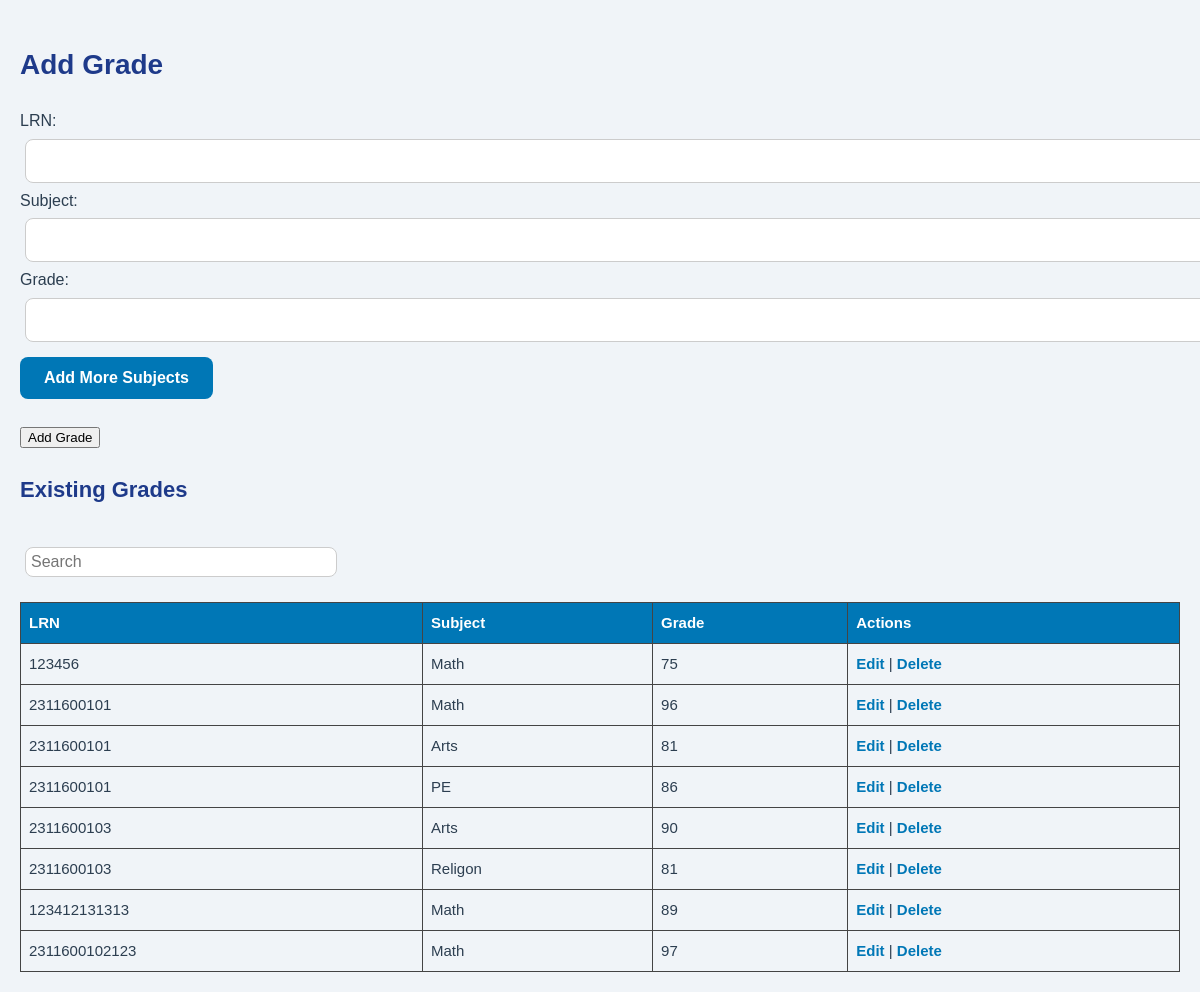
The page /grades.php on the database as committed earlier.
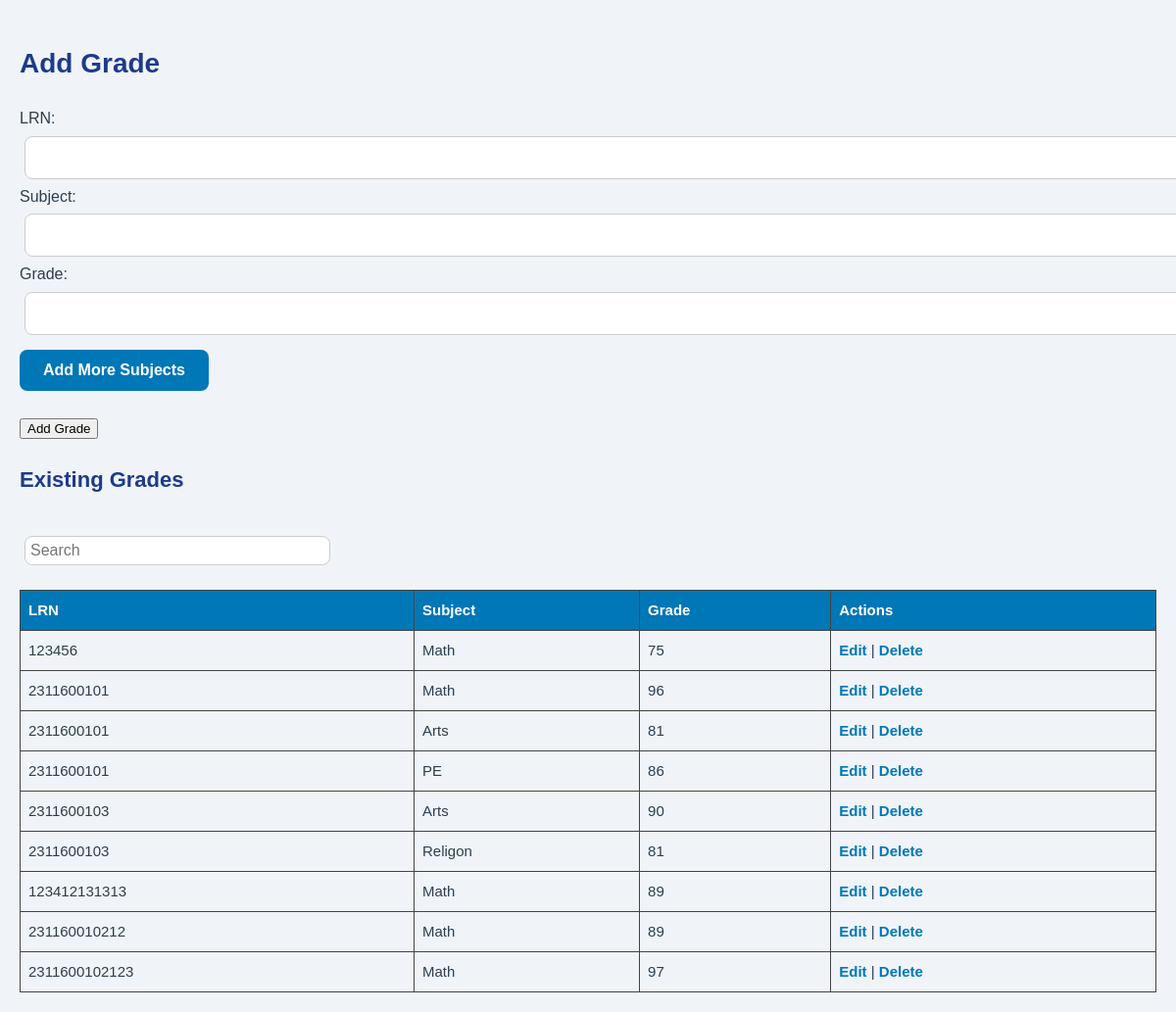
The same page on the database as committed later.
### tables this page shows
CREATE TABLE `grades` (
  `id` int(11) NOT NULL,
  `student_id` bigint(20) NOT NULL,
  `subject` varchar(100) NOT NULL,
  `grade` varchar(10) NOT NULL
);

### grades.php (the view, shortened to what this page needs)
<?php
include 'db.php';
?>
<!DOCTYPE html>
<html>
<head>
    <link rel="stylesheet" type="text/css" href="css/admin.css">
</head>
<body>
<h2>Add Grade</h2>
<form method="POST" action="grades.php">
    LRN: <input type="text" name="student_id" required><br>
    <div id="addSubjects">
        Subject: <input type="text" name="subject[]" required>
        Grade: <input type="text" name="grade[]" required><br>
    </div>
    <button type="button" onclick="addMore()">Add More Subjects</button><br><br>
    <input type="submit" value="Add Grade">
</form>
<h3>Existing Grades</h3>
<input type="text" id="searchInput" placeholder="Search" style="margin-top: 20px; padding: 5px; width: 300px;">
<table>
    <tr><th>LRN</th><th>Subject</th><th>Grade</th><th>Actions</th></tr>
    <?php
    $result = $conn->query("SELECT * FROM grades ORDER BY student_id");
    if ($result) {
        while($row = $result->fetch_assoc()) {
            echo "<tr>
                    <td>{$row['student_id']}</td>
                    <td>{$row['subject']}</td>
                    <td>{$row['grade']}</td>
                    <td>
                        <a href='grades.php?edit_lrn={$row['student_id']}'>Edit</a> |
                        <a href='grades.php?delete={$row['id']}' onclick=\"return confirm('Delete this grade?')\">Delete</a>
                    </td>
                  </tr>";
        }
    }
    ?>
</table>
</body>
</html>

### css/admin.css (style rules this page uses)
body { font-family: 'Poppins', sans-serif; background: #f0f4f8; color: #2c3e50; margin: 0; padding: 30px; line-height: 1.6; }
h2, h3 { color: #1e3a8a; margin-bottom: 20px; font-weight: 700; }
h2 { font-size: 28px; }
h3 { font-size: 22px; }
input[type="text"] { width: 100%; padding: 12px 14px; margin: 12px 0; border: 1px solid #ccc; border-radius: 8px; font-size: 16px; background: #fff; }
button { padding: 12px 24px; background-color: #0077b6; color: #fff; border: none; border-radius: 8px; cursor: pointer; font-size: 16px; font-weight: 600; transition: background 0.2s ease; }
table { width: 100%; margin-top: 30px; border-collapse: collapse; }
th, td { padding: 14px; text-align: left; border-bottom: 1px solid #ddd; font-size: 15px; }
th { background-color: #0077b6; color: #fff; }
a { color: #0077b6; text-decoration: none; font-weight: 600; }

### grades.php (style rules this page uses)
body { font-family: Arial; padding: 20px; }
input[type="text"] { margin: 5px; }
table, th, td { border: 1px solid #444; border-collapse: collapse; padding: 8px; }
table { margin-top: 20px; width: 100%; }
button { margin-top: 10px; }

Rows that differ between the two databases and show on the page:
added grades: student "231160010212", subject "Math", grade "89"
